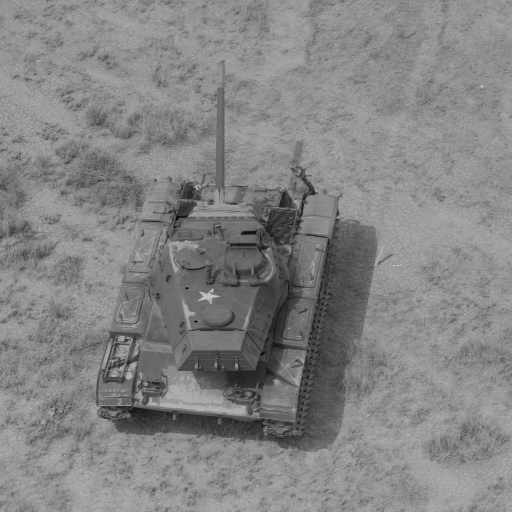
#> input picture Sharpening/tank_img.tiff, 512 x 512 px
$ jupyter execute prewitt_gradient_1st_order_sharp_filter.ipynb
#> lines starting #> are read from the running program, lines starting #| are printed output that depends on the picture
[cell 1]
import cv2
import numpy as np
import matplotlib.pyplot as plt

### Loading the Image

[cell 2]
img = cv2.imread('../../tank_img.tiff', 0)
#> img is the input picture: shape (512, 512); min 12, max 223, mean 132.4
plt.imsave('tank.png', img, cmap='gray')
plt.imshow(img, cmap='gray');

### Custom Class for First Order Derivative filter

[cell 3]
class FirstOrderDerivative_PrewittFilter(object):
    '''
    Class for First Order Derivative Filter
    Type of First Order Derivative Filter used: Prewitt's Operator
    '''
    def __init__(self) -> None:
        ''' Prewitt's Gradient Filters '''
        self.Gx = np.array([[-1,  0,  1],
                            [-1,  0,  1],
                            [-1,  0,  1]])
        self.Gy = np.array([[-1, -1, -1],
                            [ 0,  0,  0],
                            [+1, +1, +1]])

    def sharpen(self, image: np.ndarray) -> np.ndarray:
        '''
        Sharpen the Image using First Order Derivative Filter.
        Using a Window of size 3x3, as given by filter mask.
        '''
        filter_X = image.copy()
        filter_Y = image.copy()

        for i in range(image.shape[0]):
            for j in range(image.shape[1]):
                row_start, row_end = max(0, i - 1), i + 2
                col_start, col_end = max(0, j - 1), j + 2

                GX = self.Gx[int(i==0) : 3 - int(i==image.shape[0]-1), int(j==0) : 3 - int(j==image.shape[1]-1)]
                GY = self.Gy[int(i==0) : 3 - int(i==image.shape[0]-1), int(j==0) : 3 - int(j==image.shape[1]-1)]

                filter_X[i, j] = np.sum(image[row_start:row_end, col_start:col_end] * GX)
                filter_Y[i, j] = np.sum(image[row_start:row_end, col_start:col_end] * GY)
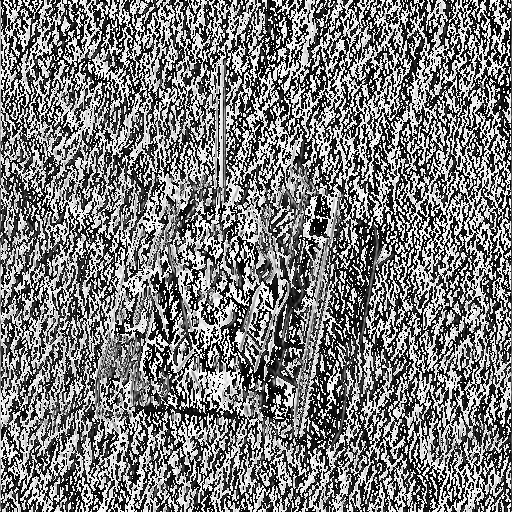
#> filter_X: shape (512, 512); min 0, max 255, mean 123.2
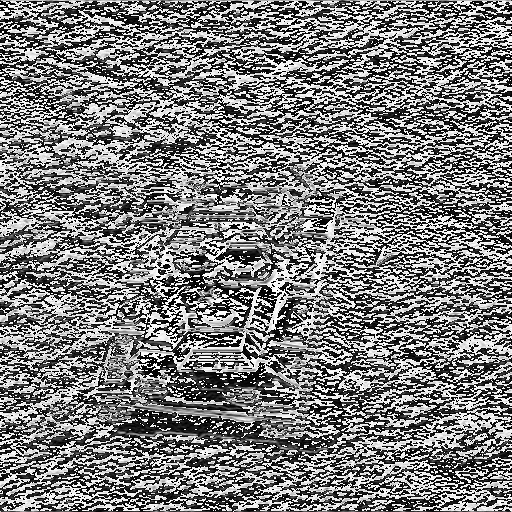
#> filter_Y: shape (512, 512); min 0, max 255, mean 124.7

        return filter_X, filter_Y

### Sharpening using 1st-Order Derivative Filter (using Prewitt's Gradient)

X and Y Gradients

[cell 4]
prewitt_X, prewitt_Y = FirstOrderDerivative_PrewittFilter().sharpen(img)

plt.imsave('prewitt_X.png', prewitt_X, cmap='gray')
plt.imsave('prewitt_Y.png', prewitt_Y, cmap='gray')

Edge Mask

[cell 5]
prewitt_edge_mask = np.sqrt(np.square(prewitt_X) + np.square(prewitt_Y))
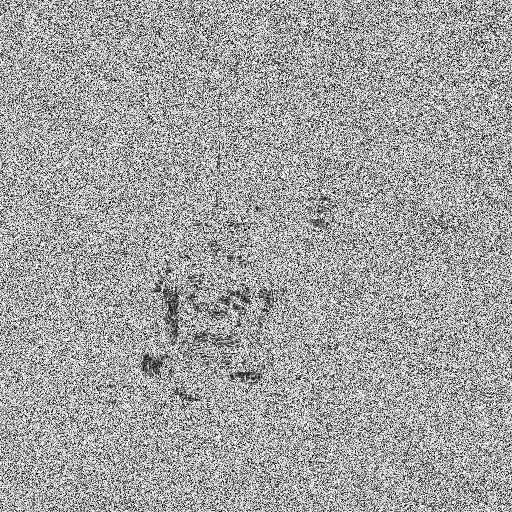
#> prewitt_edge_mask: shape (512, 512) float16; min 0, max 15.91, mean 10.14; drawn with min black and max white
prewitt_edge_mask = prewitt_edge_mask.astype(np.uint8)

plt.imsave('prewitt_edge_mask.png', prewitt_edge_mask, cmap='gray')

Sharp Image

[cell 6]
prewitt_sharp_img = img + prewitt_edge_mask

plt.imsave('prewitt_sharp_image.png', prewitt_sharp_img,     cmap='gray')
